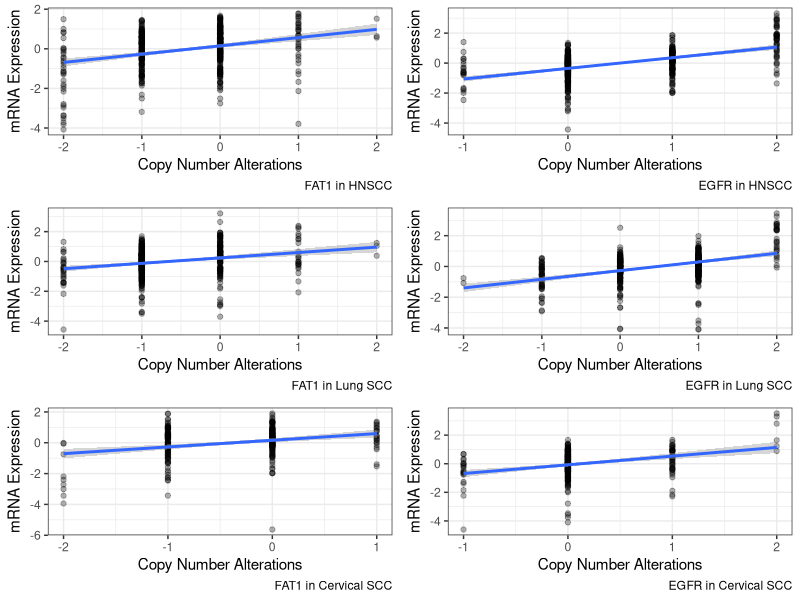

Generate this figure with R:
#------------------------Association Test--------------------------------#
#--------------------------Jieqi Tu--------------------------------------#

library(tidyverse)
library(ggpubr)

#---------------------HNSC dataset---------------------------#
# Tidy data for HNSC
CNA_HNSC = read.delim("./Downloaded Data/CNA HNSC.txt")
mRNA_HNSC = read.delim("./Downloaded Data/mRNA expression z-scores HNSC.txt")
HNSC = cbind.data.frame(CNA_HNSC, mRNA_HNSC) 
HNSC = HNSC[-c(5,6)]

#-------FAT1 analysis in HNSC---------#
FAT1_HNSC = HNSC[c(1, 2, 3, 5)] 
colnames(FAT1_HNSC) = c("Study ID", "Sample ID", "Copy Number Alterations", "mRNA Expression")  

# Making linear regression plot
P1 = 
FAT1_HNSC %>% 
  ggplot(aes(x = `Copy Number Alterations`, y = `mRNA Expression`)) + geom_point(alpha = 0.3) + geom_smooth(method = "lm") + theme_bw() + 
  labs(caption = "FAT1 in HNSCC")

# Pearson Correlation
cor.test(FAT1_HNSC$`Copy Number Alterations`, FAT1_HNSC$`mRNA Expression`, method="pearson")

# Spearman Correlation
cor.test(FAT1_HNSC$`Copy Number Alterations`, FAT1_HNSC$`mRNA Expression`, method="spearman")

# Kendall Correlation
cor.test(FAT1_HNSC$`Copy Number Alterations`, FAT1_HNSC$`mRNA Expression`, method="kendall")

# Anova analysis
FAT1_HNSC$`Copy Number Alterations` = as.character(FAT1_HNSC$`Copy Number Alterations`)
analysis1 = aov(FAT1_HNSC$`mRNA Expression`~FAT1_HNSC$`Copy Number Alterations`)
summary.aov(analysis1)


#-------EGFR analysis in HNSC---------#
EGFR_HNSC = HNSC[c(1, 2, 4, 6)] 
colnames(EGFR_HNSC) = c("Study ID", "Sample ID", "Copy Number Alterations", "mRNA Expression")  

# Making linear regression plot
P2 = 
EGFR_HNSC %>% 
  ggplot(aes(x = `Copy Number Alterations`, y = `mRNA Expression`)) + geom_point(alpha = 0.3) + geom_smooth(method = "lm") + theme_bw() + 
  labs(caption = "EGFR in HNSCC")

# Pearson Correlation
cor.test(EGFR_HNSC$`Copy Number Alterations`, EGFR_HNSC$`mRNA Expression`, method="pearson")

# Spearman Correlation
cor.test(EGFR_HNSC$`Copy Number Alterations`, EGFR_HNSC$`mRNA Expression`, method="spearman")

# Kendall Correlation
cor.test(EGFR_HNSC$`Copy Number Alterations`, EGFR_HNSC$`mRNA Expression`, method="kendall")

# Anova analysis
EGFR_HNSC$`Copy Number Alterations` = as.character(EGFR_HNSC$`Copy Number Alterations`)
analysis2 = aov(EGFR_HNSC$`mRNA Expression`~EGFR_HNSC$`Copy Number Alterations`)
summary.aov(analysis2)


#---------------------LSCC dataset---------------------------#
# Tidy data for LSCC
CNA_LSCC = read.delim("./Downloaded Data/CNA LSCC.txt")
mRNA_LSCC = read.delim("./Downloaded Data/mRNA expression z-scores LSCC.txt")
LSCC = cbind.data.frame(CNA_LSCC, mRNA_LSCC) 
LSCC = LSCC[-c(5,6)]

#-------FAT1 analysis in LSCC---------#
FAT1_LSCC = LSCC[c(1, 2, 3, 5)] 
colnames(FAT1_LSCC) = c("Study ID", "Sample ID", "Copy Number Alterations", "mRNA Expression")  

# Making linear regression plot
P3 = 
FAT1_LSCC %>% 
  ggplot(aes(x = `Copy Number Alterations`, y = `mRNA Expression`)) + geom_point(alpha = 0.3) + geom_smooth(method = "lm") + theme_bw() + 
  labs(caption = "FAT1 in Lung SCC")

# Pearson Correlation
cor.test(FAT1_LSCC$`Copy Number Alterations`, FAT1_LSCC$`mRNA Expression`, method="pearson")

# Spearman Correlation
cor.test(FAT1_LSCC$`Copy Number Alterations`, FAT1_LSCC$`mRNA Expression`, method="spearman")

# Kendall Correlation
cor.test(FAT1_LSCC$`Copy Number Alterations`, FAT1_LSCC$`mRNA Expression`, method="kendall")

# Anova analysis
FAT1_LSCC$`Copy Number Alterations` = as.character(FAT1_LSCC$`Copy Number Alterations`)
analysis3 = aov(FAT1_LSCC$`mRNA Expression`~FAT1_LSCC$`Copy Number Alterations`)
summary.aov(analysis3)


#-------EGFR analysis in LSCC---------#
EGFR_LSCC = LSCC[c(1, 2, 4, 6)] 
colnames(EGFR_LSCC) = c("Study ID", "Sample ID", "Copy Number Alterations", "mRNA Expression")  

# Making linear regression plot
P4 = 
EGFR_LSCC %>% 
  ggplot(aes(x = `Copy Number Alterations`, y = `mRNA Expression`)) + geom_point(alpha = 0.3) + geom_smooth(method = "lm") + theme_bw() + 
  labs(caption = "EGFR in Lung SCC")

# Pearson Correlation
cor.test(EGFR_LSCC$`Copy Number Alterations`, EGFR_LSCC$`mRNA Expression`, method="pearson")

# Spearman Correlation
cor.test(EGFR_LSCC$`Copy Number Alterations`, EGFR_LSCC$`mRNA Expression`, method="spearman")

# Kendall Correlation
cor.test(EGFR_LSCC$`Copy Number Alterations`, EGFR_LSCC$`mRNA Expression`, method="kendall")

# Anova analysis
EGFR_LSCC$`Copy Number Alterations` = as.character(EGFR_LSCC$`Copy Number Alterations`)
analysis4 = aov(EGFR_LSCC$`mRNA Expression`~EGFR_LSCC$`Copy Number Alterations`)
summary.aov(analysis4)


#---------------------CSCC dataset---------------------------#
# Tidy data for CSCC
CNA_CSCC = read.delim("./Downloaded Data/CNA CSCC.txt")
mRNA_CSCC = read.delim("./Downloaded Data/mRNA expression z-scores CSCC.txt")
CSCC = cbind.data.frame(CNA_CSCC, mRNA_CSCC) 
CSCC = CSCC[-c(5,6)]

#-------FAT1 analysis in CSCC---------#
FAT1_CSCC = CSCC[c(1, 2, 3, 5)] 
colnames(FAT1_CSCC) = c("Study ID", "Sample ID", "Copy Number Alterations", "mRNA Expression")  

# Making linear regression plot
P5 = 
FAT1_CSCC %>% 
  ggplot(aes(x = `Copy Number Alterations`, y = `mRNA Expression`)) + geom_point(alpha = 0.3) + geom_smooth(method = "lm") + theme_bw() + 
  labs(caption = "FAT1 in Cervical SCC")

# Pearson Correlation
cor.test(FAT1_CSCC$`Copy Number Alterations`, FAT1_CSCC$`mRNA Expression`, method="pearson")

# Spearman Correlation
cor.test(FAT1_CSCC$`Copy Number Alterations`, FAT1_CSCC$`mRNA Expression`, method="spearman")

# Kendall Correlation
cor.test(FAT1_CSCC$`Copy Number Alterations`, FAT1_CSCC$`mRNA Expression`, method="kendall")

# Anova analysis
FAT1_CSCC$`Copy Number Alterations` = as.character(FAT1_CSCC$`Copy Number Alterations`)
analysis5 = aov(FAT1_CSCC$`mRNA Expression`~FAT1_CSCC$`Copy Number Alterations`)
summary.aov(analysis5)


#-------EGFR analysis in CSCC---------#
EGFR_CSCC = CSCC[c(1, 2, 4, 6)] 
colnames(EGFR_CSCC) = c("Study ID", "Sample ID", "Copy Number Alterations", "mRNA Expression")  

# Making linear regression plot
P6 = 
EGFR_CSCC %>% 
  ggplot(aes(x = `Copy Number Alterations`, y = `mRNA Expression`)) + geom_point(alpha = 0.3) + geom_smooth(method = "lm") + theme_bw() + 
  labs(caption = "EGFR in Cervical SCC")

# Pearson Correlation
cor.test(EGFR_CSCC$`Copy Number Alterations`, EGFR_CSCC$`mRNA Expression`, method="pearson")

# Spearman Correlation
cor.test(EGFR_CSCC$`Copy Number Alterations`, EGFR_CSCC$`mRNA Expression`, method="spearman")

# Kendall Correlation
cor.test(EGFR_CSCC$`Copy Number Alterations`, EGFR_CSCC$`mRNA Expression`, method="kendall")

# Anova analysis
EGFR_CSCC$`Copy Number Alterations` = as.character(EGFR_CSCC$`Copy Number Alterations`)
analysis6 = aov(EGFR_CSCC$`mRNA Expression`~EGFR_CSCC$`Copy Number Alterations`)
summary.aov(analysis6)

ggarrange(P1, P2, P3,
          P4, P5, P6,
          ncol = 2, nrow = 3)
